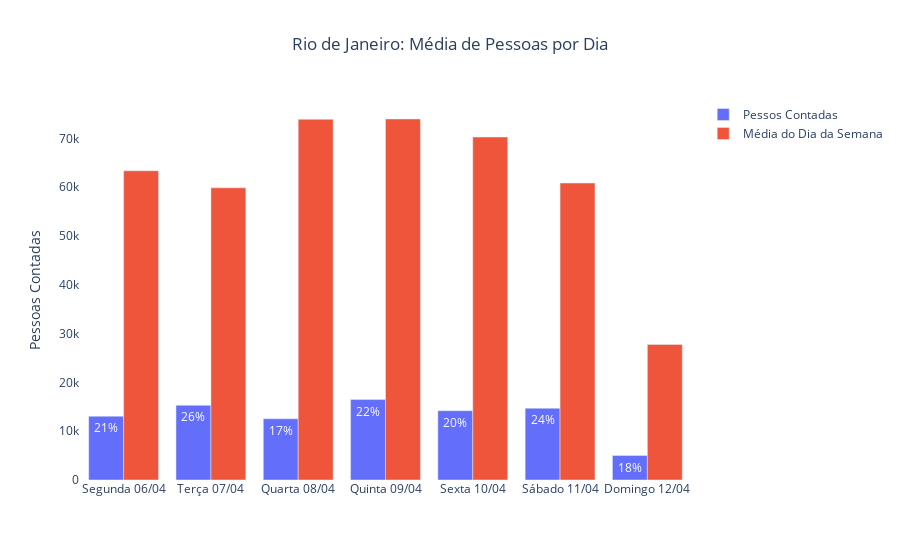

Notebook source saved alongside this figure:
### Code cell
figure_1 = go.Figure(
    data = [
        go.Bar(
            name = "Pessos Contadas",
            x = week_graph['day_of_week_legend'],
            y = week_graph['Pessoas Contadas'],
            text  = week_graph['proporcao_relacao_media_dia_da_semana_legend'],
            textposition='auto',
            offsetgroup = 0
        ),
        go.Bar(
            name = "Média do Dia da Semana",
            x = week_graph['day_of_week_legend'],
            y = week_graph['Média do Dia da Semana'],
            offsetgroup = 1
        )
    ],
    layout = go.Layout(
        title = f'{correct_form_bairro[bairro_graph]}: Média de Pessoas por Dia',
        title_x = 0.5,
        yaxis_title = "Pessoas Contadas",
        plot_bgcolor='rgba(0,0,0,0)'
    )
)
figure_1.show()

### Figure 1 — Plotly figure (JSON) as saved in the notebook; plotly's stock layout.template omitted (floating-point values rounded to 4 significant figures)
{"data": [{"name": "Pessos Contadas", "offsetgroup": "0", "text": ["21%", "26%", "17%", "22%", "20%", "24%", "18%"], "textposition": "auto", "type": "bar", "x": ["Segunda 06/04", "Terça 07/04", "Quarta 08/04", "Quinta 09/04", "Sexta 10/04", "Sábado 11/04", "Domingo 12/04"], "y": [13069, 15306, 12540, 16484, 14209, 14700, 5020]}, {"name": "Média do Dia da Semana", "offsetgroup": "1", "type": "bar", "x": ["Segunda 06/04", "Terça 07/04", "Quarta 08/04", "Quinta 09/04", "Sexta 10/04", "Sábado 11/04", "Domingo 12/04"], "y": [63361, 59871, 73896, 73972, 70274, 60844, 27777]}], "layout": {"plot_bgcolor": "rgba(0,0,0,0)", "title": {"text": "Rio de Janeiro: Média de Pessoas por Dia", "x": 0.5}, "yaxis": {"title": {"text": "Pessoas Contadas"}}}}
